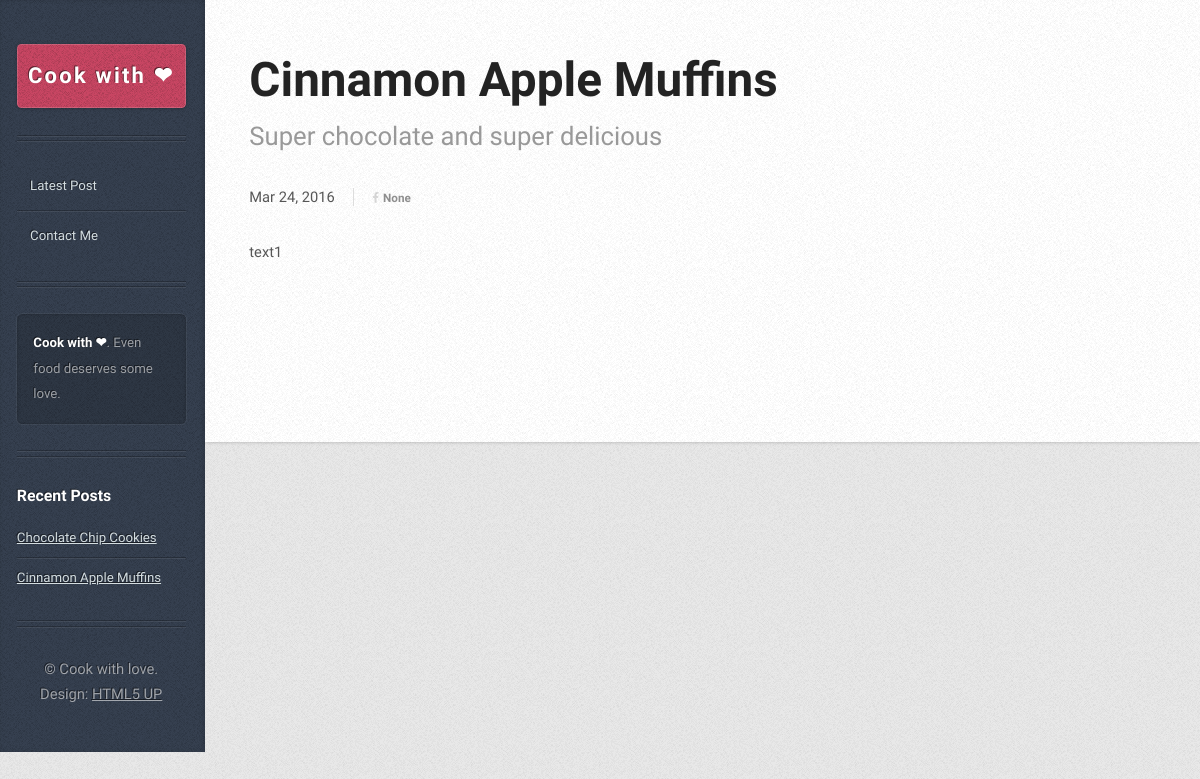
Page /admin/post_preview/1 on the earlier database version.
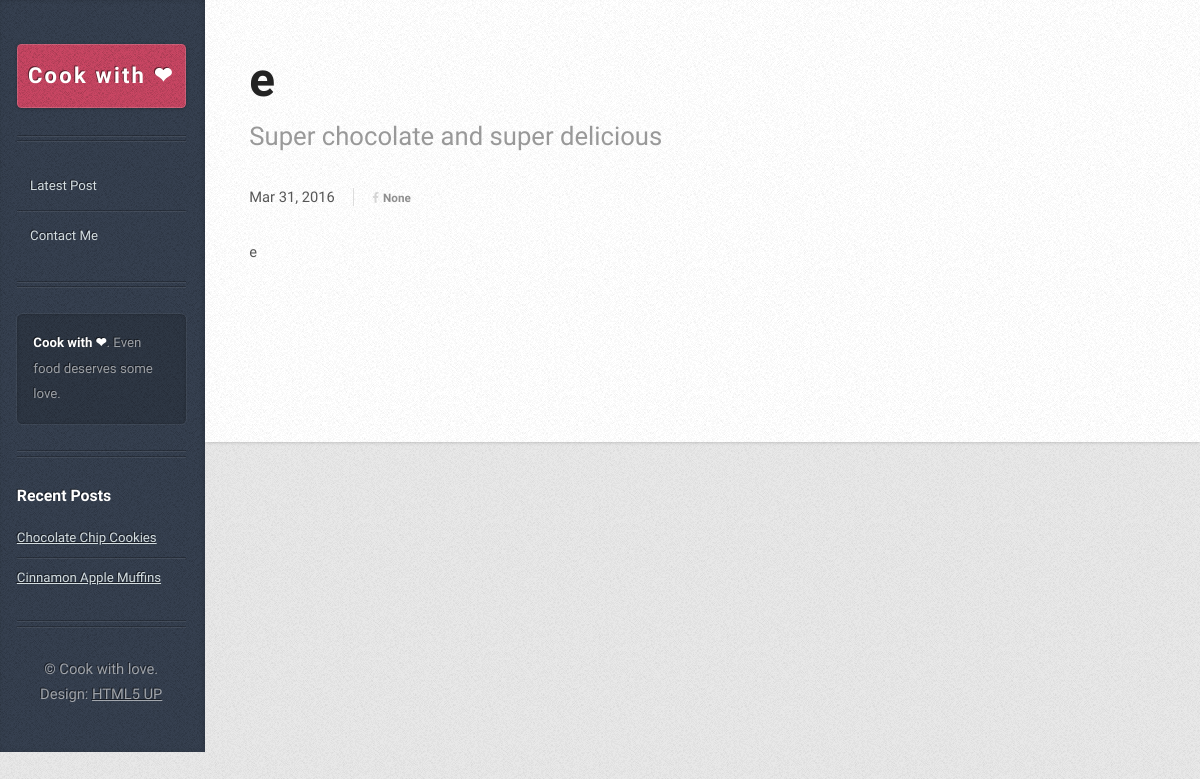
Same page on the later database version.
### app/data/translations.py (models this page shows)
class Translation(db.Model):
    __tablename__ = "translation"
    id = db.Column(db.Integer, primary_key=True)
    name = db.Column(db.String)
    value = db.Column(db.Text)
    lang = db.Column(db.Enum(*cfg.SUPPORTED_LANGS, name="langs", native_enum=False))
    post_id = db.Column(db.Integer, db.ForeignKey("blog_posts.id"))
    created_at = db.Column(db.DateTime, default=datetime.datetime.utcnow)
    updated_at = db.Column(db.DateTime)
    generated_at = db.Column(db.DateTime)

### app/data/blog_posts.py (models this page shows)
class BlogPostHeader(db.Model):
    __tablename__ = 'blog_posts'
    id = db.Column(db.Integer, primary_key=True)
    name = db.Column(db.String)
    created_at = db.Column(db.DateTime, default=datetime.datetime.utcnow)
    updated_at = db.Column(db.DateTime)
    visible = db.Column(db.Boolean)
    url = db.Column(db.String, unique=True)
    fb_likes = db.Column(db.Integer)
    og_type = db.Column(db.String)
    og_image = db.Column(db.String)
    translations = db.relationship("Translation", backref="post", lazy="select")

### app/admin/views.py (the view)
@login_required
@roles_required("root")
@admin.route("/post_preview/<int:post_id>")
def blog_post_preview(post_id):
    base_url = "en/{0}".format(request.url_root[:request.url_root.find("/", 8)])
    db_data = BlogPostHeader.query.get(post_id)
    post = BlogPost.populate_from_db(db_data, ["en"], base_url)
    return render_template("admin/blog/preview.html", v={
        "post": post
    })

### app/domain/blog_posts.py (called while the page is built)
    def get_title(self):
        return self.__get_mlang_attr(self.title)

    def get_text(self):
        return self.__get_mlang_attr(self.blog_text)

    def get_url(self):
        return "{0}/{1}".format(self.base_url, self.url)

    def __get_mlang_attr(self, attr):
        for lang in self.fallback_chain:
            if lang in attr:
                return attr[lang]
        raise ValueError("Can't find value for supported fallback chain")

### app/templates/admin/blog/preview.html (shortened to what this page needs)
<!DOCTYPE HTML>
<html>
	<head>
		{% block main_css %}<link rel="stylesheet" href="{{ url_for('static', filename = 'front/css/main.css') }}" />{% endblock %}
	</head>
	<body>
			<div id="content">
				<div class="inner">
					<article class="box post post-excerpt">
                        <header>
                            <h2><a href="{{ v.post.get_url() }}">{{ v.post.get_title() }}</a></h2>
                            <p>Super chocolate and super delicious</p>
                        </header>
                        <div class="info">
                            <span class="date"><span class="month">{{ v.post.created_at.strftime('%b') }}</span> <span class="day">{{ v.post.created_at.day }}</span><span class="year">, {{ v.post.created_at.year }}</span></span>
                            <ul class="stats">
                                <li><a href="#" onclick="share('{{ v.post.get_url() }}'); return false;" class="icon fa-facebook">{{ v.post.fb_likes }}</a></li>
                            </ul>
                        </div>
                        {{ v.post.get_text()|safe }}
                    </article>
				</div>
			</div>
			<div id="sidebar">
					<h1 id="logo"><a href="/">Cook with ❤</a></h1>
					<nav id="nav">
						<ul>
							<li><a href="#">Latest Post</a></li>
							<li><a href="#">Contact Me</a></li>
						</ul>
					</nav>
					<section class="box text-style1">
						<div class="inner">
							<p>
								<strong>Cook with ❤</strong>. Even food deserves some love.
							</p>
						</div>
					</section>
					<section class="box recent-posts">
						<header>
							<h2>Recent Posts</h2>
						</header>
                        <ul>
							<li><a href="#">Chocolate Chip Cookies</a></li>
							<li><a href="#">Cinnamon Apple Muffins</a></li>
						</ul>
					</section>
					<ul id="copyright">
						<li>&copy; Cook with love.</li><li>Design: <a href="http://html5up.net">HTML5 UP</a></li>
					</ul>
			</div>
	</body>
</html>

Differences in the rows shown:
no longer on this page (row edited): Translation: post.get_title "Cinnamon Apple Muffins"
no longer on this page (row edited): Translation: post.get_text "text1"
changed BlogPostHeader "Mar": post.created_at.day "24" → "31"
Other differences:
{{ v.post.get_title() }}: (not shown) → "e"
{{ v.post.get_text()|safe }}: (not shown) → "e"
